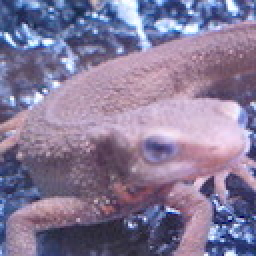
#> input picture Question_11_20/image_11_20/imori.jpg, 128 x 128 px, found by its file name (shown 2 times larger)
$ python q69.py   (older library calls are emulated)
#> lines starting #> are read from the running program, lines starting #| are printed output that depends on the picture; after the words box and inside, x2 and y2 are one past the last pixel; in counts of white or black regions, pixels touching at a corner belong together
import cv2
import numpy as np
import matplotlib.pyplot as plt

def BGR2GRAY(img):
    # Grayscale
    gray = 0.2126 * img[..., 2] + 0.7152 * img[..., 1] + 0.0722 * img[..., 0]
    return gray


def HOG_step1(gray):
    H, W = gray.shape

    # padding before grad
    gray = np.pad(gray, (1, 1), 'edge')

   # 1. Gray -> Gradient x and y
    # get grad x
    gx = gray[1:H+1, 2:] - gray[1:H+1, :W]
    # get grad y
    gy = gray[2:, 1:W+1] - gray[:H, 1:W+1]
    # replace 0 with
    gx[gx == 0] = 1e-6

    # 2. get gradient magnitude and angle
    mag = np.sqrt(gx**2 + gy**2)
    ang = np.arctan(gy/ gx)

    #0~πの範囲にしたい。tanはπ/2周期のため、tan(θ) = tan(θ+π)より、πを足せばいい。
    ang[ang < 0] = ang[ang < 0] + np.pi


    # 3. Quantization
    #量子化
    ang_quantized = np.zeros_like(ang, dtype=np.int)
    #π/9ごとに分割
    for i in range(9):
        ang_quantized[(np.pi/9 * i <= ang) & (ang < np.pi/9 * (i+1))] = i

    return mag, ang_quantized

def HOG_step2(img_gray, mag, arg_quantized, N = 8):
    H, W = img_gray.shape

    #NxNの、セルの個数
    cell_N_H = H // N
    cell_N_W = W // N

    #ヒストグラムは、各セルごとに、各角度分用意する。
    histogram = np.zeros((cell_N_H, cell_N_W, 9)).astype(np.float32)

    for y in range(cell_N_H):
        for x in range(cell_N_W):
            # [7 lines of commented-out code are left out]

            for ang in range(9):
                histogram[y,x, ang] = np.sum(mag[y*N:y*N+N, x*N: x*N+N][arg_quantized[y*N:y*N+N, x*N: x*N+N] == ang])

    return histogram

def HOG_step3(hist, epsilon = 1):
    cell_N_H, cell_N_W, _ = hist.shape
    ## each histogram
    for y in range(cell_N_H):
        for x in range(cell_N_W):
            hist[y, x] /= np.sqrt(np.sum(hist[max(y - 1, 0) : min(y + 2, cell_N_H),max(x - 1, 0) : min(x + 2, cell_N_W)] ** 2) + epsilon)

    print(hist)
    return hist

def HOG_step4(img, histogram):
    # Grayscale
    def BGR2GRAY(img):
        gray = 0.2126 * img[..., 2] + 0.7152 * img[..., 1] + 0.0722 * img[..., 0]
        return gray

    def draw(gray, histogram, N=8):
        # get shape
        H, W = gray.shape
        cell_N_H, cell_N_W, _ = histogram.shape

        ## Draw
        out = gray[1 : H + 1, 1 : W + 1].copy().astype(np.uint8)

        for y in range(cell_N_H):
            for x in range(cell_N_W):
                cx = x * N + N // 2
                cy = y * N + N // 2
                x1 = cx + N // 2 - 1
                y1 = cy
                x2 = cx - N // 2 + 1
                y2 = cy

                h = histogram[y, x] / np.sum(histogram[y, x])
                h /= h.max()

                for c in range(9):
                    #angle = (20 * c + 10 - 90) / 180. * np.pi
                    # get angle
                    angle = (20 * c + 10) / 180. * np.pi
                    rx = int(np.sin(angle) * (x1 - cx) + np.cos(angle) * (y1 - cy) + cx)
                    ry = int(np.cos(angle) * (x1 - cx) - np.cos(angle) * (y1 - cy) + cy)
                    lx = int(np.sin(angle) * (x2 - cx) + np.cos(angle) * (y2 - cy) + cx)
                    ly = int(np.cos(angle) * (x2 - cx) - np.cos(angle) * (y2 - cy) + cy)

                    # color is HOG value
                    c = int(255. * h[c])

                    # draw line
                    cv2.line(out, (lx, ly), (rx, ry), (c, c, c), thickness=1)

        return out

    # get gray
    gray = BGR2GRAY(img)

    # draw HOG
    out = draw(gray, histogram)

    return out

img = cv2.imread("./image_61_70/imori.jpg").astype(np.float32)
img_gray = BGR2GRAY(img)

#1 ~ 3
magnitude, gradient_quantized = HOG_step1(img_gray)
#> in HOG_step1, `gray = np.pad(gray, (1, 1), 'edge')`:
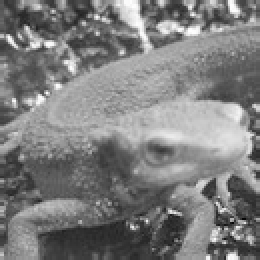
#> gray: shape (130, 130) float32 (shown 2 times larger); min 6.71, max 254.4, mean 126.2
#> in HOG_step1, `gx = gray[1:H+1, 2:] - gray[1:H+1, :W]`:
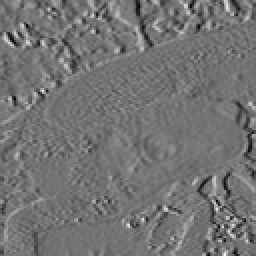
#> gx: shape (128, 128) float32 (shown 2 times larger); min -175, max 211.2, mean -0.1; drawn with min black and max white
#> in HOG_step1, `gy = gray[2:, 1:W+1] - gray[:H, 1:W+1]`:
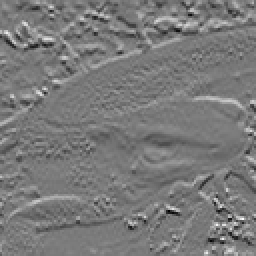
#> gy: shape (128, 128) float32 (shown 2 times larger); min -200.7, max 218, mean -0.4; drawn with min black and max white
#> in HOG_step1, `gx[gx == 0] = 1e-6`: gx: shape (128, 128) float32; 0.32% of pixels changed, all inside (x1, y1, x2, y2) = (0, 16, 128, 128)
#> in HOG_step1, `mag = np.sqrt(gx**2 + gy**2)`:
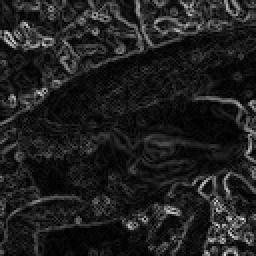
#> mag: shape (128, 128) float32 (shown 2 times larger); min 0.0682, max 230.8, mean 31.7
#> in HOG_step1, `ang = np.arctan(gy/ gx)`:
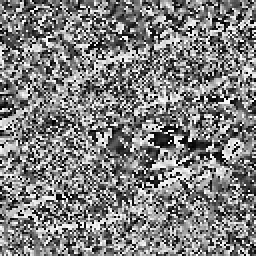
#> ang: shape (128, 128) float32 (shown 2 times larger); min -1.57, max 1.57, mean -0.00223; drawn with min black and max white
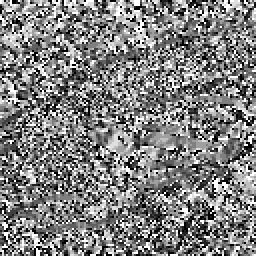
#> gradient_quantized: shape (128, 128) int64 (shown 2 times larger); min 0, max 8, mean 4.04; drawn with min black and max white

#4
histogram_no_Normalizetion = HOG_step2(img_gray,magnitude, gradient_quantized, 8)

#5
histogram = HOG_step3(histogram_no_Normalizetion)
#> (printed output is left out)

#矢印を書く
img_HOG = HOG_step4(img, histogram)
#> after the loop in draw, `for y in range(cell_N_H):`:
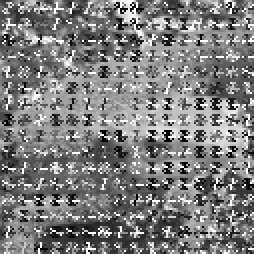
#> out: shape (127, 127) (shown 2 times larger); min 0, max 255, mean 125.2

cv2.imwrite("./image_61_70/answer_69.jpg", img_HOG)
cv2.imshow("result" , img_HOG)
cv2.waitKey(0)
cv2.destroyAllWindows()
